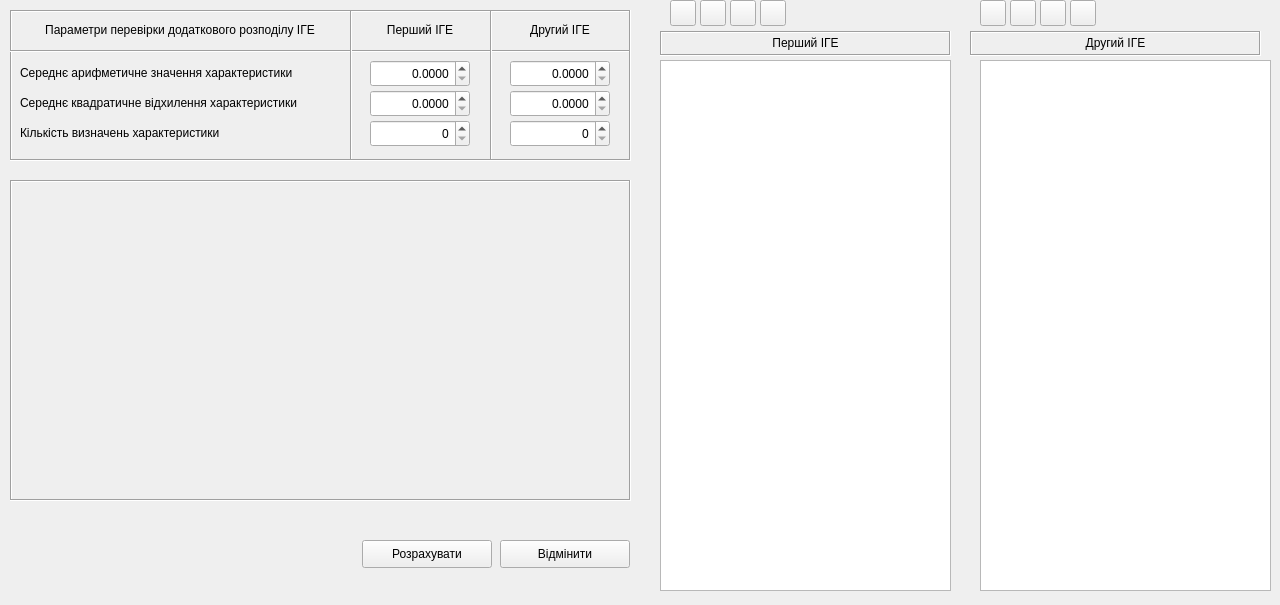
  <widget class="QWidget" name="page_5">
   <property name="geometry">
    <rect>
     <x>0</x>
     <y>0</y>
     <width>1280</width>
     <height>605</height>
    </rect>
   </property>
   <attribute name="label">
    <string>Перевірка необхідності додаткового поділу ІГЕ і можливості об'єднання двох ІГЕ в РГЕ</string>
   </attribute>
   <widget class="QFrame" name="frame_4">
    <property name="geometry">
     <rect>
      <x>10</x>
      <y>10</y>
      <width>621</width>
      <height>151</height>
     </rect>
    </property>
    <property name="frameShape">
     <enum>QFrame::Box</enum>
    </property>
    <property name="frameShadow">
     <enum>QFrame::Sunken</enum>
    </property>
    <widget class="QLabel" name="label_10">
     <property name="geometry">
      <rect>
       <x>10</x>
       <y>50</y>
       <width>320</width>
       <height>27</height>
      </rect>
     </property>
     <property name="text">
      <string>&lt;html&gt;&lt;head/&gt;&lt;body&gt;&lt;p&gt;Середнє арифметичне значення характеристики&lt;/p&gt;&lt;/body&gt;&lt;/html&gt;</string>
     </property>
     <property name="alignment">
      <set>Qt::AlignLeading|Qt::AlignLeft|Qt::AlignVCenter</set>
     </property>
    </widget>
    <widget class="QLabel" name="label_11">
     <property name="geometry">
      <rect>
       <x>10</x>
       <y>110</y>
       <width>320</width>
       <height>27</height>
      </rect>
     </property>
     <property name="text">
      <string>&lt;html&gt;&lt;head/&gt;&lt;body&gt;&lt;p&gt;Кількість визначень характеристики&lt;/p&gt;&lt;/body&gt;&lt;/html&gt;</string>
     </property>
     <property name="alignment">
      <set>Qt::AlignLeading|Qt::AlignLeft|Qt::AlignVCenter</set>
     </property>
    </widget>
    <widget class="QLabel" name="label_12">
     <property name="geometry">
      <rect>
       <x>10</x>
       <y>80</y>
       <width>320</width>
       <height>27</height>
      </rect>
     </property>
     <property name="text">
      <string>&lt;html&gt;&lt;head/&gt;&lt;body&gt;&lt;p&gt;Середнє квадратичне відхилення характеристики&lt;/p&gt;&lt;/body&gt;&lt;/html&gt;</string>
     </property>
     <property name="alignment">
      <set>Qt::AlignLeading|Qt::AlignLeft|Qt::AlignVCenter</set>
     </property>
    </widget>
    <widget class="QLabel" name="label_14">
     <property name="geometry">
      <rect>
       <x>340</x>
       <y>10</y>
       <width>140</width>
       <height>20</height>
      </rect>
     </property>
     <property name="text">
      <string>&lt;html&gt;&lt;head/&gt;&lt;body&gt;&lt;p&gt;Перший ІГЕ&lt;/p&gt;&lt;/body&gt;&lt;/html&gt;</string>
     </property>
     <property name="alignment">
      <set>Qt::AlignCenter</set>
     </property>
    </widget>
    <widget class="QLabel" name="label_15">
     <property name="geometry">
      <rect>
       <x>480</x>
       <y>10</y>
       <width>140</width>
       <height>20</height>
      </rect>
     </property>
     <property name="text">
      <string>&lt;html&gt;&lt;head/&gt;&lt;body&gt;&lt;p&gt;Другий ІГЕ&lt;/p&gt;&lt;/body&gt;&lt;/html&gt;</string>
     </property>
     <property name="alignment">
      <set>Qt::AlignCenter</set>
     </property>
    </widget>
    <widget class="QLabel" name="label_13">
     <property name="geometry">
      <rect>
       <x>10</x>
       <y>10</y>
       <width>320</width>
       <height>20</height>
      </rect>
     </property>
     <property name="text">
      <string>&lt;html&gt;&lt;head/&gt;&lt;body&gt;&lt;p&gt;Параметри перевірки додаткового розподілу ІГЕ&lt;/p&gt;&lt;/body&gt;&lt;/html&gt;</string>
     </property>
     <property name="alignment">
      <set>Qt::AlignCenter</set>
     </property>
    </widget>
    <widget class="QSpinBox" name="spinBox_3">
     <property name="geometry">
      <rect>
       <x>360</x>
       <y>110</y>
       <width>100</width>
       <height>27</height>
      </rect>
     </property>
     <property name="alignment">
      <set>Qt::AlignRight|Qt::AlignTrailing|Qt::AlignVCenter</set>
     </property>
     <property name="maximum">
      <number>999</number>
     </property>
    </widget>
    <widget class="Line" name="line">
     <property name="geometry">
      <rect>
       <x>0</x>
       <y>40</y>
       <width>620</width>
       <height>3</height>
      </rect>
     </property>
     <property name="orientation">
      <enum>Qt::Horizontal</enum>
     </property>
    </widget>
    <widget class="QSpinBox" name="spinBox_6">
     <property name="geometry">
      <rect>
       <x>500</x>
       <y>110</y>
       <width>100</width>
       <height>27</height>
      </rect>
     </property>
     <property name="alignment">
      <set>Qt::AlignRight|Qt::AlignTrailing|Qt::AlignVCenter</set>
     </property>
     <property name="maximum">
      <number>999</number>
     </property>
    </widget>
    <widget class="Line" name="line_2">
     <property name="geometry">
      <rect>
       <x>340</x>
       <y>0</y>
       <width>3</width>
       <height>150</height>
      </rect>
     </property>
     <property name="orientation">
      <enum>Qt::Vertical</enum>
     </property>
    </widget>
    <widget class="Line" name="line_3">
     <property name="geometry">
      <rect>
       <x>480</x>
       <y>0</y>
       <width>3</width>
       <height>150</height>
      </rect>
     </property>
     <property name="orientation">
      <enum>Qt::Vertical</enum>
     </property>
    </widget>
    <widget class="QDoubleSpinBox" name="doubleSpinBox">
     <property name="geometry">
      <rect>
       <x>360</x>
       <y>50</y>
       <width>100</width>
       <height>27</height>
      </rect>
     </property>
     <property name="locale">
      <locale language="C" country="AnyCountry"/>
     </property>
     <property name="alignment">
      <set>Qt::AlignRight|Qt::AlignTrailing|Qt::AlignVCenter</set>
     </property>
     <property name="decimals">
      <number>4</number>
     </property>
     <property name="maximum">
      <double>99.999899999999997</double>
     </property>
     <property name="singleStep">
      <double>0.000100000000000</double>
     </property>
     <property name="stepType">
      <enum>QAbstractSpinBox::AdaptiveDecimalStepType</enum>
     </property>
    </widget>
    <widget class="QDoubleSpinBox" name="doubleSpinBox_2">
     <property name="geometry">
      <rect>
       <x>360</x>
       <y>80</y>
       <width>100</width>
       <height>27</height>
      </rect>
     </property>
     <property name="locale">
      <locale language="C" country="AnyCountry"/>
     </property>
     <property name="alignment">
      <set>Qt::AlignRight|Qt::AlignTrailing|Qt::AlignVCenter</set>
     </property>
     <property name="decimals">
      <number>4</number>
     </property>
     <property name="maximum">
      <double>99.999899999999997</double>
     </property>
     <property name="singleStep">
      <double>0.000100000000000</double>
     </property>
     <property name="stepType">
      <enum>QAbstractSpinBox::AdaptiveDecimalStepType</enum>
     </property>
    </widget>
    <widget class="QDoubleSpinBox" name="doubleSpinBox_3">
     <property name="geometry">
      <rect>
       <x>500</x>
       <y>50</y>
       <width>100</width>
       <height>27</height>
      </rect>
     </property>
     <property name="locale">
      <locale language="C" country="AnyCountry"/>
     </property>
     <property name="alignment">
      <set>Qt::AlignRight|Qt::AlignTrailing|Qt::AlignVCenter</set>
     </property>
     <property name="decimals">
      <number>4</number>
     </property>
     <property name="maximum">
      <double>99.999899999999997</double>
     </property>
     <property name="singleStep">
      <double>0.000100000000000</double>
     </property>
     <property name="stepType">
      <enum>QAbstractSpinBox::AdaptiveDecimalStepType</enum>
     </property>
    </widget>
    <widget class="QDoubleSpinBox" name="doubleSpinBox_4">
     <property name="geometry">
      <rect>
       <x>500</x>
       <y>80</y>
       <width>100</width>
       <height>27</height>
      </rect>
     </property>
     <property name="locale">
      <locale language="C" country="AnyCountry"/>
     </property>
     <property name="alignment">
      <set>Qt::AlignRight|Qt::AlignTrailing|Qt::AlignVCenter</set>
     </property>
     <property name="decimals">
      <number>4</number>
     </property>
     <property name="maximum">
      <double>99.999899999999997</double>
     </property>
     <property name="singleStep">
      <double>0.000100000000000</double>
     </property>
     <property name="stepType">
      <enum>QAbstractSpinBox::AdaptiveDecimalStepType</enum>
     </property>
    </widget>
   </widget>
   <widget class="QTableView" name="tableIGE1">
    <property name="geometry">
     <rect>
      <x>660</x>
      <y>60</y>
      <width>291</width>
      <height>531</height>
     </rect>
    </property>
    <attribute name="verticalHeaderDefaultSectionSize">
     <number>24</number>
    </attribute>
   </widget>
   <widget class="QTableView" name="tableIGE2">
    <property name="geometry">
     <rect>
      <x>980</x>
      <y>60</y>
      <width>291</width>
      <height>531</height>
     </rect>
    </property>
    <attribute name="verticalHeaderDefaultSectionSize">
     <number>24</number>
    </attribute>
   </widget>
   <widget class="QLabel" name="label_16">
    <property name="geometry">
     <rect>
      <x>660</x>
      <y>31</y>
      <width>291</width>
      <height>25</height>
     </rect>
    </property>
    <property name="frameShape">
     <enum>QFrame::Box</enum>
    </property>
    <property name="frameShadow">
     <enum>QFrame::Sunken</enum>
    </property>
    <property name="text">
     <string>&lt;html&gt;&lt;head/&gt;&lt;body&gt;&lt;p&gt;Перший ІГЕ&lt;/p&gt;&lt;/body&gt;&lt;/html&gt;</string>
    </property>
    <property name="alignment">
     <set>Qt::AlignCenter</set>
    </property>
   </widget>
   <widget class="QLabel" name="label_17">
    <property name="geometry">
     <rect>
      <x>970</x>
      <y>31</y>
      <width>291</width>
      <height>25</height>
     </rect>
    </property>
    <property name="frameShape">
     <enum>QFrame::Box</enum>
    </property>
    <property name="frameShadow">
     <enum>QFrame::Sunken</enum>
    </property>
    <property name="text">
     <string>&lt;html&gt;&lt;head/&gt;&lt;body&gt;&lt;p&gt;Другий ІГЕ&lt;/p&gt;&lt;/body&gt;&lt;/html&gt;</string>
    </property>
    <property name="alignment">
     <set>Qt::AlignCenter</set>
    </property>
   </widget>
   <widget class="QToolButton" name="toolButton_19">
    <property name="geometry">
     <rect>
      <x>700</x>
      <y>0</y>
      <width>26</width>
      <height>26</height>
     </rect>
    </property>
    <property name="toolTip">
     <string>Вилучити рядок з таблиці результатів випробувань грунтів</string>
    </property>
    <property name="statusTip">
     <string>Вилучення рядка з таблиці</string>
    </property>
    <property name="text">
     <string/>
    </property>
    <property name="icon">
     <iconset>
      <normaloff>../icons/16x16/actions/list-remove.png</normaloff>../icons/16x16/actions/list-remove.png</iconset>
    </property>
   </widget>
   <widget class="QToolButton" name="toolButton_20">
    <property name="geometry">
     <rect>
      <x>730</x>
      <y>0</y>
      <width>26</width>
      <height>26</height>
     </rect>
    </property>
    <property name="toolTip">
     <string>Імпортувати дані з файлу формату CSV</string>
    </property>
    <property name="statusTip">
     <string>Імпортує дані з файлу формату CSV</string>
    </property>
    <property name="text">
     <string/>
    </property>
    <property name="icon">
     <iconset>
      <normaloff>../icons/16x16/actions/document-import.png</normaloff>../icons/16x16/actions/document-import.png</iconset>
    </property>
   </widget>
   <widget class="QToolButton" name="toolButton_21">
    <property name="geometry">
     <rect>
      <x>670</x>
      <y>0</y>
      <width>26</width>
      <height>26</height>
     </rect>
    </property>
    <property name="toolTip">
     <string>Додати рядок до таблиці результатів випробувань грунтів</string>
    </property>
    <property name="statusTip">
     <string>Додавання рядка до таблиці</string>
    </property>
    <property name="locale">
     <locale language="Ukrainian" country="Ukraine"/>
    </property>
    <property name="text">
     <string/>
    </property>
    <property name="icon">
     <iconset>
      <normaloff>../icons/16x16/actions/list-add.png</normaloff>../icons/16x16/actions/list-add.png</iconset>
    </property>
    <property name="arrowType">
     <enum>Qt::NoArrow</enum>
    </property>
   </widget>
   <widget class="QToolButton" name="toolButton_22">
    <property name="geometry">
     <rect>
      <x>760</x>
      <y>0</y>
      <width>26</width>
      <height>26</height>
     </rect>
    </property>
    <property name="toolTip">
     <string>Вилучити всі рядки з таблиці</string>
    </property>
    <property name="statusTip">
     <string>Вилучення всіх рядків з таблиці результатів зрізних випробувань</string>
    </property>
    <property name="text">
     <string/>
    </property>
    <property name="icon">
     <iconset>
      <normaloff>../icons/16x16/actions/edit-table-delete-row.png</normaloff>../icons/16x16/actions/edit-table-delete-row.png</iconset>
    </property>
   </widget>
   <widget class="QToolButton" name="toolButton_23">
    <property name="geometry">
     <rect>
      <x>1010</x>
      <y>0</y>
      <width>26</width>
      <height>26</height>
     </rect>
    </property>
    <property name="toolTip">
     <string>Вилучити рядок з таблиці результатів випробувань грунтів</string>
    </property>
    <property name="statusTip">
     <string>Вилучення рядка з таблиці</string>
    </property>
    <property name="text">
     <string/>
    </property>
    <property name="icon">
     <iconset>
      <normaloff>../icons/16x16/actions/list-remove.png</normaloff>../icons/16x16/actions/list-remove.png</iconset>
    </property>
   </widget>
   <widget class="QToolButton" name="toolButton_24">
    <property name="geometry">
     <rect>
      <x>1040</x>
      <y>0</y>
      <width>26</width>
      <height>26</height>
     </rect>
    </property>
    <property name="toolTip">
     <string>Імпортувати дані з файлу формату CSV</string>
    </property>
    <property name="statusTip">
     <string>Імпортує дані з файлу формату CSV</string>
    </property>
    <property name="text">
     <string/>
    </property>
    <property name="icon">
     <iconset>
      <normaloff>../icons/16x16/actions/document-import.png</normaloff>../icons/16x16/actions/document-import.png</iconset>
    </property>
   </widget>
   <widget class="QToolButton" name="toolButton_25">
    <property name="geometry">
     <rect>
      <x>980</x>
      <y>0</y>
      <width>26</width>
      <height>26</height>
     </rect>
    </property>
    <property name="toolTip">
     <string>Додати рядок до таблиці результатів випробувань грунтів</string>
    </property>
    <property name="statusTip">
     <string>Додавання рядка до таблиці</string>
    </property>
    <property name="locale">
     <locale language="Ukrainian" country="Ukraine"/>
    </property>
    <property name="text">
     <string/>
    </property>
    <property name="icon">
     <iconset>
      <normaloff>../icons/16x16/actions/list-add.png</normaloff>../icons/16x16/actions/list-add.png</iconset>
    </property>
    <property name="arrowType">
     <enum>Qt::NoArrow</enum>
    </property>
   </widget>
   <widget class="QToolButton" name="toolButton_26">
    <property name="geometry">
     <rect>
      <x>1070</x>
      <y>0</y>
      <width>26</width>
      <height>26</height>
     </rect>
    </property>
    <property name="toolTip">
     <string>Вилучити всі рядки з таблиці</string>
    </property>
    <property name="statusTip">
     <string>Вилучення всіх рядків з таблиці результатів зрізних випробувань</string>
    </property>
    <property name="text">
     <string/>
    </property>
    <property name="icon">
     <iconset>
      <normaloff>../icons/16x16/actions/edit-table-delete-row.png</normaloff>../icons/16x16/actions/edit-table-delete-row.png</iconset>
    </property>
   </widget>
   <widget class="QPushButton" name="pushButton_10">
    <property name="geometry">
     <rect>
      <x>500</x>
      <y>540</y>
      <width>130</width>
      <height>28</height>
     </rect>
    </property>
    <property name="text">
     <string>Відмінити</string>
    </property>
    <property name="icon">
     <iconset>
      <normaloff>../icons/16x16/actions/dialog-cancel.png</normaloff>../icons/16x16/actions/dialog-cancel.png</iconset>
    </property>
   </widget>
   <widget class="QPushButton" name="pushButton_11">
    <property name="geometry">
     <rect>
      <x>362</x>
      <y>540</y>
      <width>130</width>
      <height>28</height>
     </rect>
    </property>
    <property name="text">
     <string>Розрахувати</string>
    </property>
    <property name="icon">
     <iconset>
      <normaloff>../icons/16x16/apps/accessories-calculator.png</normaloff>../icons/16x16/apps/accessories-calculator.png</iconset>
    </property>
   </widget>
   <widget class="QLabel" name="label_18">
    <property name="geometry">
     <rect>
      <x>10</x>
      <y>180</y>
      <width>621</width>
      <height>321</height>
     </rect>
    </property>
    <property name="font">
     <font>
      <pointsize>16</pointsize>
      <weight>75</weight>
      <italic>false</italic>
      <bold>true</bold>
     </font>
    </property>
    <property name="frameShape">
     <enum>QFrame::Box</enum>
    </property>
    <property name="frameShadow">
     <enum>QFrame::Sunken</enum>
    </property>
    <property name="text">
     <string/>
    </property>
    <property name="alignment">
     <set>Qt::AlignCenter</set>
    </property>
    <property name="wordWrap">
     <bool>true</bool>
    </property>
   </widget>
  </widget>
